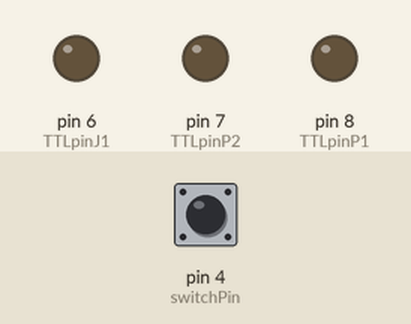
Recording of a sketch running on a simulated Arduino Uno, built with avr-gcc and run on an emulated ATmega328P. Shown: output pins drawn as LEDs (lit = HIGH). Dashed ring = blinking. Inputs (shaded band) come from the test bench; at power-on: pin 4 (switchPin) HIGH.

Above: at 1.2 s.
1.3 s: pin 4 (switchPin) pulled LOW for 0.15 s
At 1.7 s:
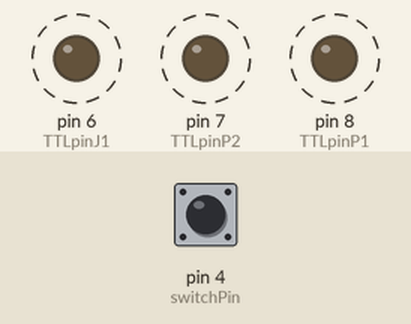
4.3 s: pin 4 (switchPin) pulled LOW for 3.2 s
At 4.7 s:
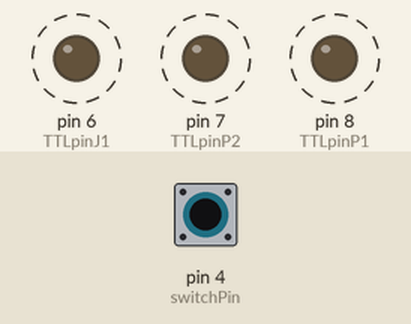
Timing chart, 0 to 8.6 s (numbered marks = the images above; inputs shaded):
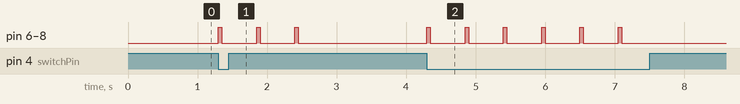

Measured:
- after the input at 1.3 s, pin 6 (TTLpinJ1), pin 7 (TTLpinP2), pin 8 (TTLpinP1): alternates HIGH for 0.05 s and LOW for 0.50 s, 6 changes in all, then stays LOW, starting at once
- after the input at 4.3 s, pin 6 (TTLpinJ1), pin 7 (TTLpinP2), pin 8 (TTLpinP1): alternates HIGH for 0.05 s and LOW for 0.50 s, 12 changes in all, then stays LOW, starting at once

The sketch:

hM_blackBox.ino
```cpp
//This will send 3 TTL pulses to the selected outputsof the Arduino
// https://www.arduino.cc/en/Tutorial/Switch
const int switchPin = 4; //Switch Connected to PIN 4
const int TTLpinP1 = 8; //Output parallel 1
const int TTLpinP2 = 7; //Output parallel 2
const int TTLpinJ1 = 6; //Output jack 1

int switchState = 0; //Variable for reading switch status
void setup()
{
    pinMode(TTLpinP1, OUTPUT);
    pinMode(TTLpinP2, OUTPUT);
    pinMode(TTLpinJ1, OUTPUT);
    pinMode(switchPin, INPUT_PULLUP); //Switch PIN is Input
}

void loop()
{
    switchState = digitalRead(switchPin); //Read the status of the Switch
    if (switchState == LOW) //If the switch is pressed
    {
        digitalWrite(TTLpinP1, HIGH); //ON
        digitalWrite(TTLpinP2, HIGH);
        digitalWrite(TTLpinJ1, HIGH);
        delay(50); //50ms Pulse
        digitalWrite(TTLpinP1, LOW); //OFF
        digitalWrite(TTLpinP2, LOW);
        digitalWrite(TTLpinJ1, LOW);
        delay(500); // ISI 500ms
        digitalWrite(TTLpinP1, HIGH); //ON
        digitalWrite(TTLpinP2, HIGH);
        digitalWrite(TTLpinJ1, HIGH);
        delay(50); //50ms Pulse
        digitalWrite(TTLpinP1, LOW); //OFF
        digitalWrite(TTLpinP2, LOW);
        digitalWrite(TTLpinJ1, LOW);
        delay(500); // ISI 500ms
        digitalWrite(TTLpinP1, HIGH); //ON
        digitalWrite(TTLpinP2, HIGH);
        digitalWrite(TTLpinJ1, HIGH);
        delay(50); //50ms Pulse
        digitalWrite(TTLpinP1, LOW); //OFF
        digitalWrite(TTLpinP2, LOW);
        digitalWrite(TTLpinJ1, LOW);
        delay(500); // ISI 500ms
    }
}
```
